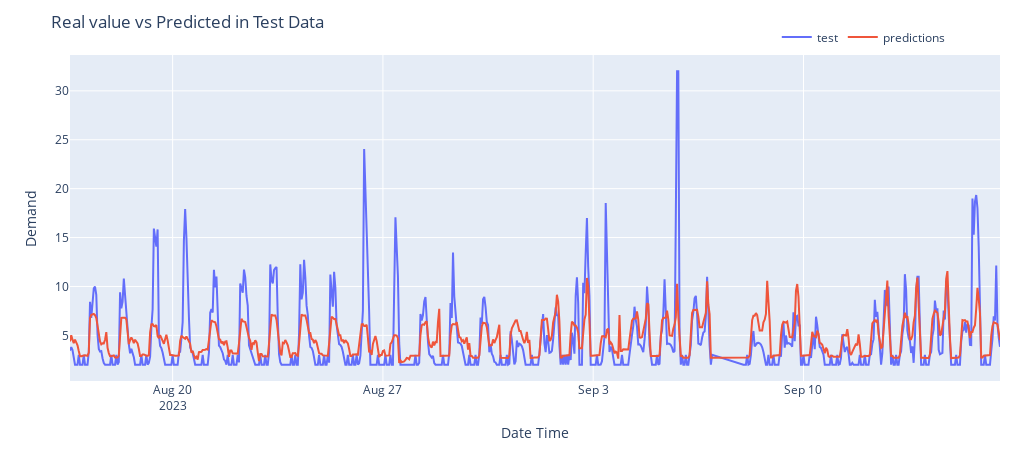

Here is the notebook cell this chart was saved with:
### Code cell
plotPredictions(X_test_dates[:30*24], y_pred[:30*24], y_test[:30*24])

### Figure 1 — Plotly figure (JSON) as saved in the notebook; plotly's stock layout.template omitted (floating-point values rounded to 4 significant figures; data arrays with more than 128 entries replaced by an {"elided": "..."} marker saying what was removed)
{"data": [{"mode": "lines", "name": "test", "type": "scatter", "x": {"elided": "720 str values"}, "y": {"elided": "720 float values"}}, {"mode": "lines", "name": "predictions", "type": "scatter", "x": {"elided": "720 str values"}, "y": {"elided": "720 float values"}}], "layout": {"height": 450, "legend": {"orientation": "h", "x": 0.76, "xanchor": "left", "y": 1.1, "yanchor": "top"}, "margin": {"b": 20, "l": 70, "r": 20, "t": 55}, "title": {"text": "Real value vs Predicted in Test Data"}, "width": 1020, "xaxis": {"title": {"text": "Date Time"}}, "yaxis": {"title": {"text": "Demand"}}}}
